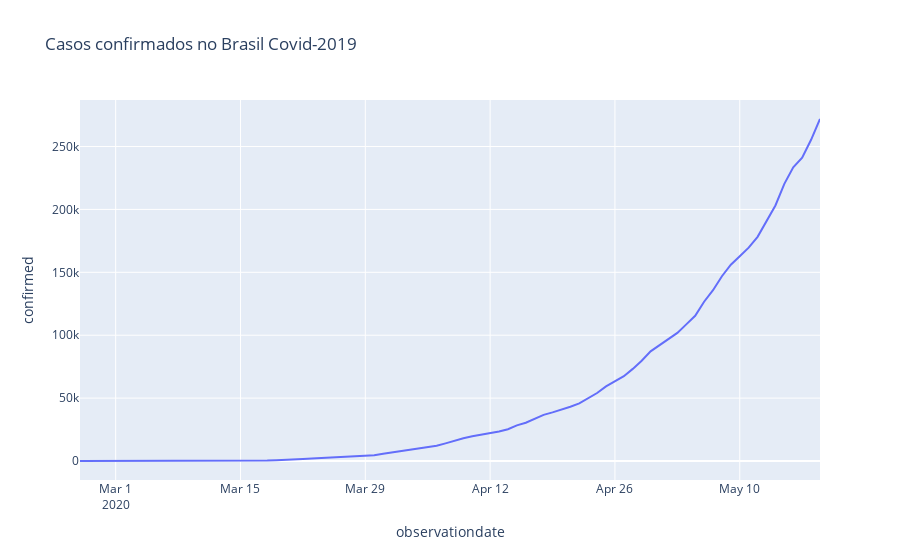

Notebook code cell kept with this figure:
### Markdown cell above
Graficos da Evolução de casos confirmados

### Code cell
px.line(brasil, 'observationdate', 'confirmed', title='Casos confirmados no Brasil Covid-2019')
